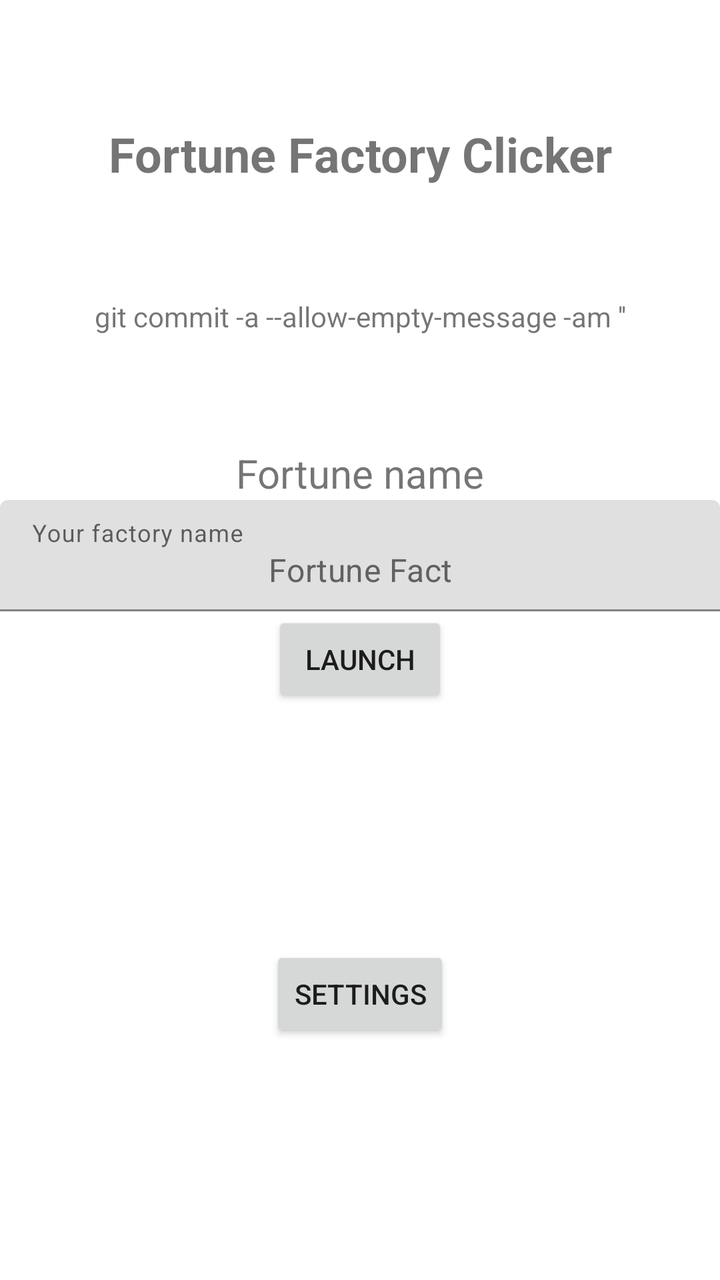
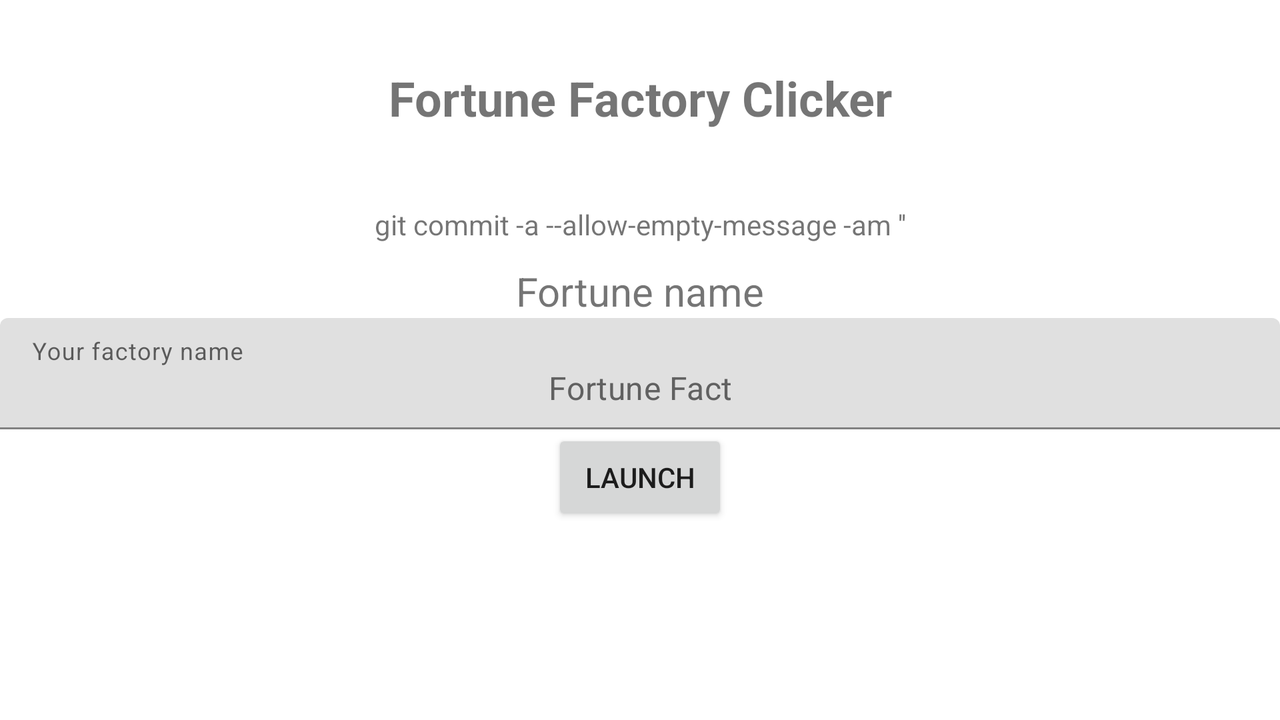

Compare how this app lays out the same screen by default and in its alternative resource folder. The renders come first, then the two layout files and the values they reference.
<!-- AndroidManifest.xml: application theme Theme.AppDev -->
<!-- res/layout/activity_main.xml -->
<?xml version="1.0" encoding="utf-8"?>
<androidx.constraintlayout.widget.ConstraintLayout xmlns:android="http://schemas.android.com/apk/res/android"
    xmlns:app="http://schemas.android.com/apk/res-auto"
    xmlns:tools="http://schemas.android.com/tools"
    android:layout_width="match_parent"
    android:layout_height="match_parent"
    tools:context=".MainActivity">

    <TextView
        android:id="@+id/titleText"
        android:layout_width="wrap_content"
        android:layout_height="wrap_content"
        android:text="@string/title_text"
        android:textSize="24sp"
        android:textStyle="bold"
        app:layout_constraintBottom_toBottomOf="parent"
        app:layout_constraintLeft_toLeftOf="parent"
        app:layout_constraintRight_toRightOf="parent"
        app:layout_constraintTop_toTopOf="parent"
        app:layout_constraintVertical_bias="0.100000024" />

    <TextView
        android:id="@+id/labelFactoryName"
        android:layout_width="wrap_content"
        android:layout_height="wrap_content"
        android:text="@string/label_factory_name"
        android:textSize="20sp"
        app:layout_constraintBottom_toBottomOf="parent"
        app:layout_constraintEnd_toEndOf="parent"
        app:layout_constraintStart_toStartOf="parent"
        app:layout_constraintTop_toBottomOf="@+id/titleText"
        app:layout_constraintVertical_bias="0.25" />

    <com.google.android.material.textfield.TextInputLayout
        android:id="@+id/layoutInputFactory"
        android:layout_width="0dp"
        android:layout_height="wrap_content"
        app:layout_constraintBottom_toBottomOf="parent"
        app:layout_constraintEnd_toEndOf="parent"
        app:layout_constraintStart_toStartOf="parent"
        app:layout_constraintTop_toBottomOf="@+id/labelFactoryName"
        app:layout_constraintVertical_bias="0.0">

        <com.google.android.material.textfield.TextInputEditText
            android:id="@+id/inputFactoryName"
            android:layout_width="match_parent"
            android:layout_height="wrap_content"
            android:hint="@string/input_factory_name_hint"
            android:selectAllOnFocus="true"
            android:singleLine="true"
            android:text="@string/input_factory_name_text"
            android:textAlignment="center"
            android:textColor="#616161" />
    </com.google.android.material.textfield.TextInputLayout>

    <Button
        android:id="@+id/buttonLaunch"
        android:layout_width="wrap_content"
        android:layout_height="wrap_content"
        android:onClick="spinUpFactory"
        android:text="@string/button_launch"
        app:layout_constraintEnd_toEndOf="parent"
        app:layout_constraintStart_toStartOf="parent"
        app:layout_constraintTop_toBottomOf="@+id/layoutInputFactory" />

    <Button
        android:id="@+id/button"
        android:layout_width="wrap_content"
        android:layout_height="wrap_content"
        android:onClick="openSettings"
        android:text="@string/settings"
        app:layout_constraintBottom_toBottomOf="parent"
        app:layout_constraintEnd_toEndOf="parent"
        app:layout_constraintStart_toStartOf="parent"
        app:layout_constraintTop_toBottomOf="@+id/buttonLaunch" />

    <TextView
        android:id="@+id/quoteTextView"
        android:layout_width="wrap_content"
        android:layout_height="wrap_content"
        android:text="git commit -a --allow-empty-message -am ''"
        app:layout_constraintBottom_toTopOf="@+id/labelFactoryName"
        app:layout_constraintEnd_toEndOf="parent"
        app:layout_constraintStart_toStartOf="parent"
        app:layout_constraintTop_toBottomOf="@+id/titleText" />

</androidx.constraintlayout.widget.ConstraintLayout>
<!-- resources referenced by this layout -->
<resources>
  <string name="button_launch">Launch</string>
  <string name="input_factory_name_hint">Your factory name</string>
  <string name="input_factory_name_text">Fortune Fact</string>
  <string name="label_factory_name">Fortune name</string>
  <string name="settings">Settings</string>
  <string name="title_text">Fortune Factory Clicker</string>
  <style name="Theme.AppDev" parent="Theme.MaterialComponents.DayNight.NoActionBar">
          
          <item name="colorPrimary">@color/purple_500</item>
          <item name="colorPrimaryVariant">@color/purple_700</item>
          <item name="colorOnPrimary">@color/white</item>
          
          <item name="colorSecondary">@color/teal_200</item>
          <item name="colorSecondaryVariant">@color/teal_700</item>
          <item name="colorOnSecondary">@color/black</item>
          
          <item name="android:statusBarColor" tools:targetApi="l">?attr/colorPrimaryVariant</item>
          
      </style>
</resources>
<!-- res/layout-land/activity_main.xml (the author's variant of the layout above) -->
<!-- drawn on the phone turned sideways -->
<?xml version="1.0" encoding="utf-8"?>
<androidx.constraintlayout.widget.ConstraintLayout xmlns:android="http://schemas.android.com/apk/res/android"
    xmlns:app="http://schemas.android.com/apk/res-auto"
    xmlns:tools="http://schemas.android.com/tools"
    android:layout_width="match_parent"
    android:layout_height="match_parent"
    tools:context=".MainActivity">

    <TextView
        android:id="@+id/titleText"
        android:layout_width="wrap_content"
        android:layout_height="wrap_content"
        android:text="@string/title_text"
        android:textSize="24sp"
        android:textStyle="bold"
        app:layout_constraintBottom_toBottomOf="parent"
        app:layout_constraintLeft_toLeftOf="parent"
        app:layout_constraintRight_toRightOf="parent"
        app:layout_constraintTop_toTopOf="parent"
        app:layout_constraintVertical_bias="0.100000024" />

    <TextView
        android:id="@+id/labelFactoryName"
        android:layout_width="wrap_content"
        android:layout_height="wrap_content"
        android:text="@string/label_factory_name"
        android:textSize="20sp"
        app:layout_constraintBottom_toBottomOf="parent"
        app:layout_constraintEnd_toEndOf="parent"
        app:layout_constraintStart_toStartOf="parent"
        app:layout_constraintTop_toBottomOf="@+id/titleText"
        app:layout_constraintVertical_bias="0.25" />

    <com.google.android.material.textfield.TextInputLayout
        android:id="@+id/layoutInputFactory"
        android:layout_width="0dp"
        android:layout_height="wrap_content"
        app:layout_constraintBottom_toBottomOf="parent"
        app:layout_constraintEnd_toEndOf="parent"
        app:layout_constraintStart_toStartOf="parent"
        app:layout_constraintTop_toBottomOf="@+id/labelFactoryName"
        app:layout_constraintVertical_bias="0.0">

        <com.google.android.material.textfield.TextInputEditText
            android:id="@+id/inputFactoryName"
            android:layout_width="match_parent"
            android:layout_height="wrap_content"
            android:hint="@string/input_factory_name_hint"
            android:selectAllOnFocus="true"
            android:singleLine="true"
            android:text="@string/input_factory_name_text"
            android:textAlignment="center"
            android:textColor="#616161" />
    </com.google.android.material.textfield.TextInputLayout>

    <Button
        android:id="@+id/buttonLaunch"
        android:layout_width="wrap_content"
        android:layout_height="wrap_content"
        android:onClick="spinUpFactory"
        android:text="@string/button_launch"
        app:layout_constraintEnd_toEndOf="parent"
        app:layout_constraintStart_toStartOf="parent"
        app:layout_constraintTop_toBottomOf="@+id/layoutInputFactory" />

    <TextView
        android:id="@+id/quoteTextView"
        android:layout_width="wrap_content"
        android:layout_height="wrap_content"
        android:text="git commit -a --allow-empty-message -am ''"
        app:layout_constraintBottom_toTopOf="@+id/layoutInputFactory"
        app:layout_constraintEnd_toEndOf="parent"
        app:layout_constraintStart_toStartOf="parent"
        app:layout_constraintTop_toBottomOf="@+id/titleText" />

</androidx.constraintlayout.widget.ConstraintLayout>
<!-- resources referenced by the variant -->
<!-- as the phone turned sideways resolves them -->
<resources>
  <string name="button_launch">Launch</string>
  <string name="input_factory_name_hint">Your factory name</string>
  <string name="input_factory_name_text">Fortune Fact</string>
  <string name="label_factory_name">Fortune name</string>
  <string name="title_text">Fortune Factory Clicker</string>
  <style name="Theme.AppDev" parent="Theme.MaterialComponents.DayNight.NoActionBar">
          
          <item name="colorPrimary">@color/purple_500</item>
          <item name="colorPrimaryVariant">@color/purple_700</item>
          <item name="colorOnPrimary">@color/white</item>
          
          <item name="colorSecondary">@color/teal_200</item>
          <item name="colorSecondaryVariant">@color/teal_700</item>
          <item name="colorOnSecondary">@color/black</item>
          
          <item name="android:statusBarColor" tools:targetApi="l">?attr/colorPrimaryVariant</item>
          
      </style>
</resources>
